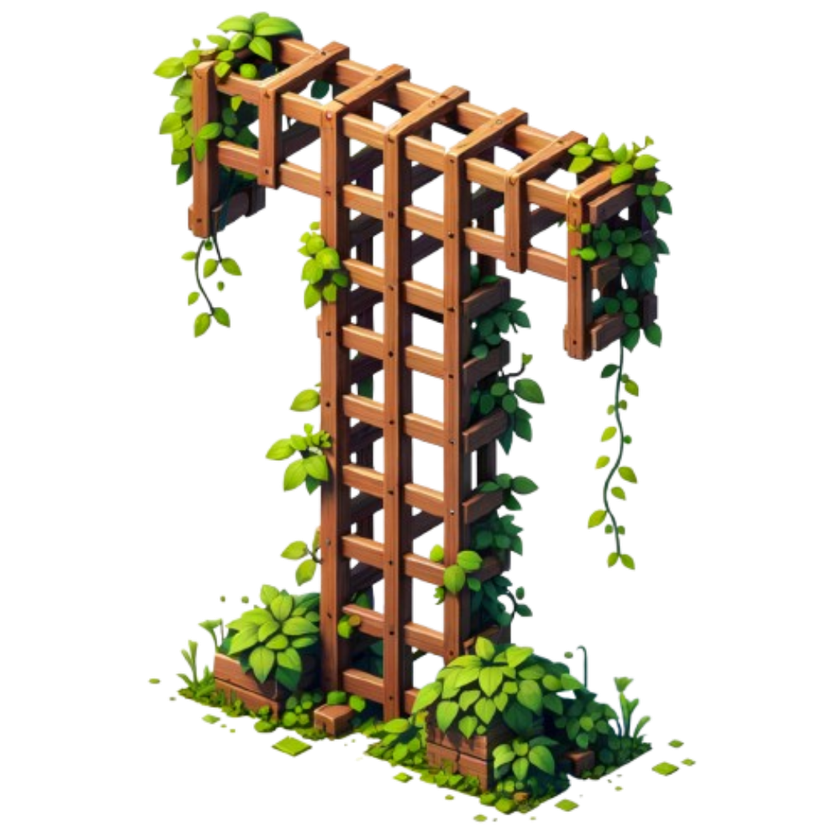
#> input picture TRELLIS/assets/example_image/T.png, 840 x 840 px, shrunk from 1048 x 1048 before the run
$ python -i soft_input.py   (imports and definitions only)
#> lines starting #> are read from the running program, lines starting #| are printed output that depends on the picture
#> further down, picture is the input picture: PIL image 840x840 RGBA; mean R, G, B, A 39.5, 35.4, 20, 76.9
"""Soft-norm input preprocess for mid-prop holes gate (G1d).

Lifts dark grooves / deep shadows toward local neighborhood color so TRELLIS.2
does not read plank slits as see-through holes. Large intentional openings
(lattice cells) are mostly unchanged — soft targets thin dark lines.

Product: job_input soft_input=true (+ soft_input_strength, default 0.75).
"""

from __future__ import annotations

from typing import Union

import numpy as np
from PIL import Image, ImageFilter

ImageLike = Union[Image.Image, np.ndarray]

DEFAULT_SOFT_STRENGTH = 0.75


def soften(
    im: ImageLike,
    *,
    strength: float = DEFAULT_SOFT_STRENGTH,
    blur_radius: float = 2.5,
    mask_blur: float = 1.2,
    dark_scale: float = 40.0,
) -> Image.Image:
    """Lift dark grooves toward local neighborhood color (wood-like fill)."""
#> called with strength = 0.75, blur_radius = 2.5, mask_blur = 1.2, dark_scale = 40
    if not isinstance(im, Image.Image):
        im = Image.fromarray(np.asarray(im))
    strength = float(np.clip(strength, 0.0, 1.0))
    if strength <= 0.0:
        return im.convert("RGB")

    rgb = np.asarray(im.convert("RGB"), dtype=np.float32)
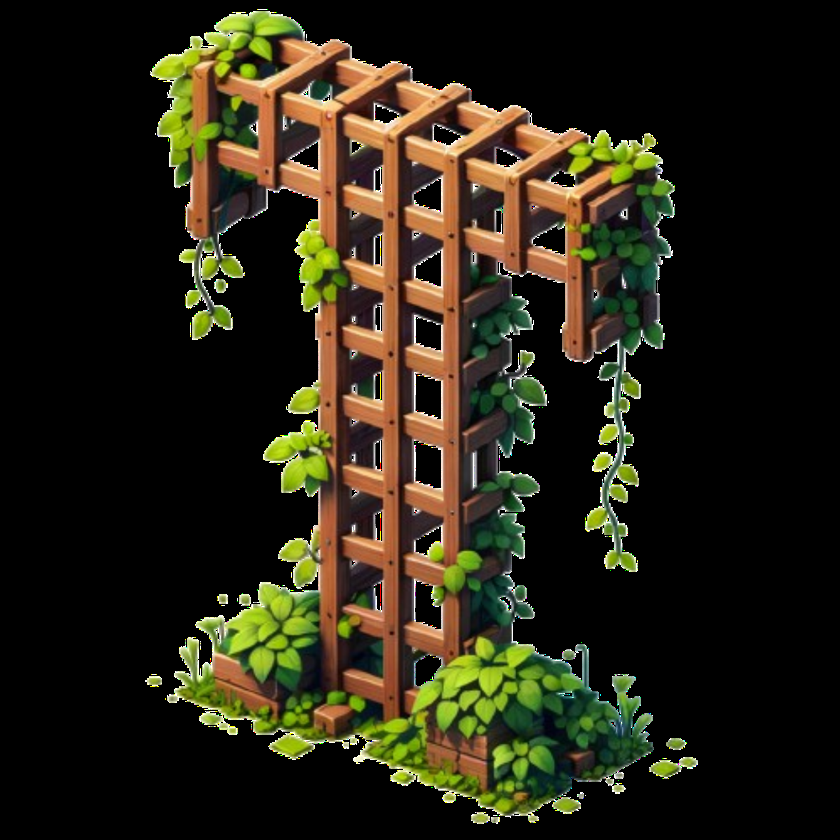
#> rgb: shape (840, 840, 3) float32; mean R, G, B 39.6, 35.4, 20
    gray = rgb.mean(axis=2)
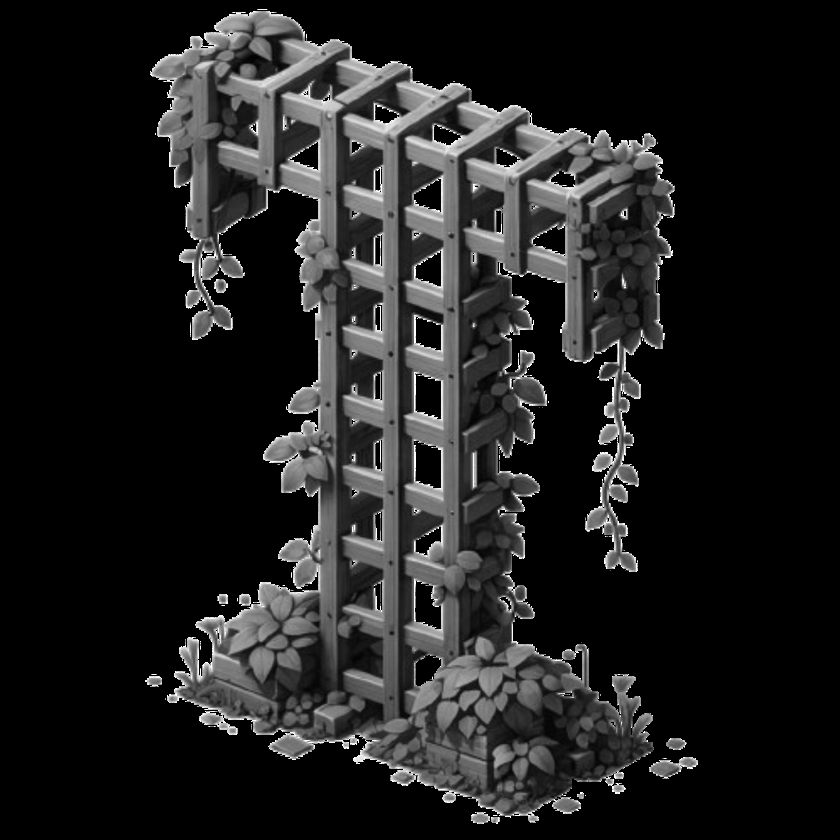
#> gray: shape (840, 840) float32; min 0, max 255, mean 31.7
    blurred = np.asarray(
        Image.fromarray(gray.astype(np.uint8)).filter(
            ImageFilter.GaussianBlur(radius=blur_radius)
        ),
        dtype=np.float32,
    )
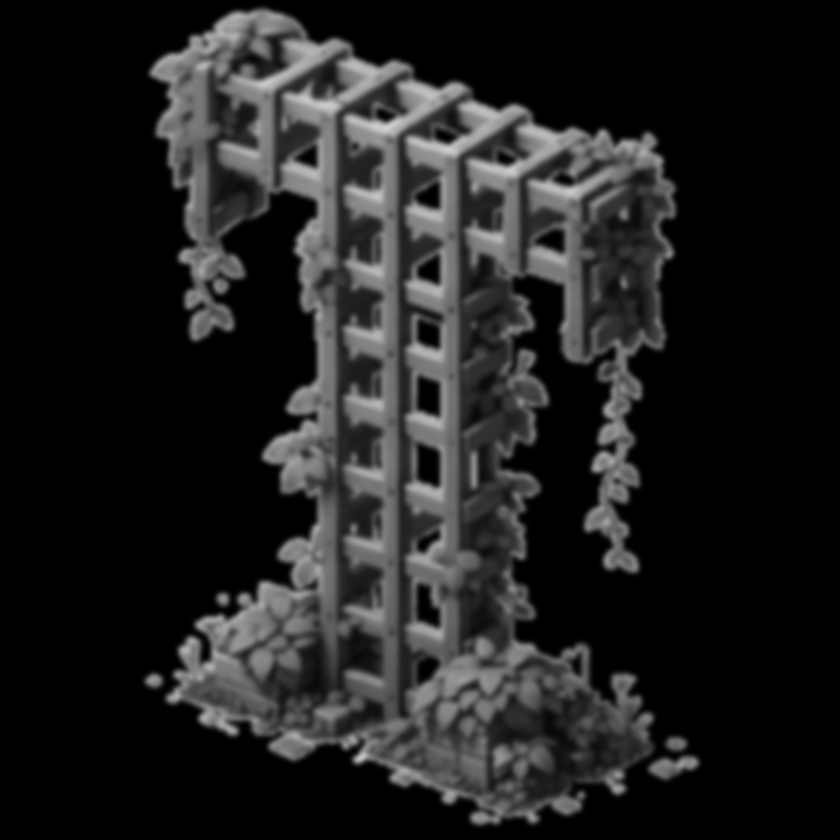
#> blurred: shape (840, 840) float32; min 0, max 210, mean 31.5
    dark = blurred - gray
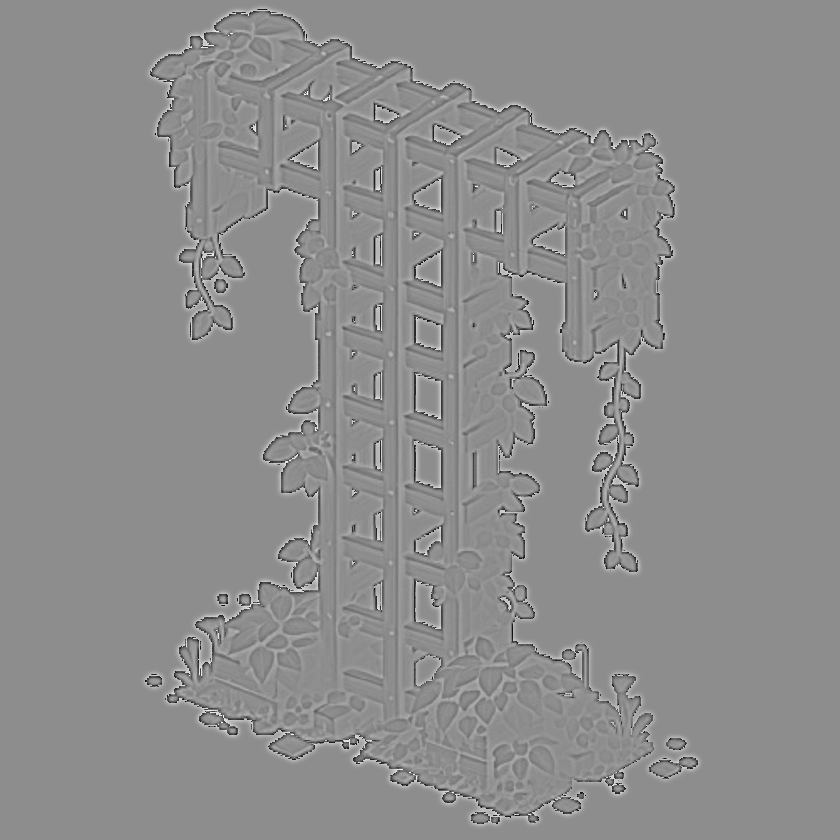
#> dark: shape (840, 840) float32; min -217, max 173, mean -0.1; drawn with min black and max white
    mask = np.clip(dark / float(dark_scale), 0.0, 1.0)
    mask_img = Image.fromarray((mask * 255).astype(np.uint8))
    mask = (
        np.asarray(
            mask_img.filter(ImageFilter.GaussianBlur(radius=mask_blur)),
            dtype=np.float32,
        )
        / 255.0
    )
    mask = mask[..., None] * strength
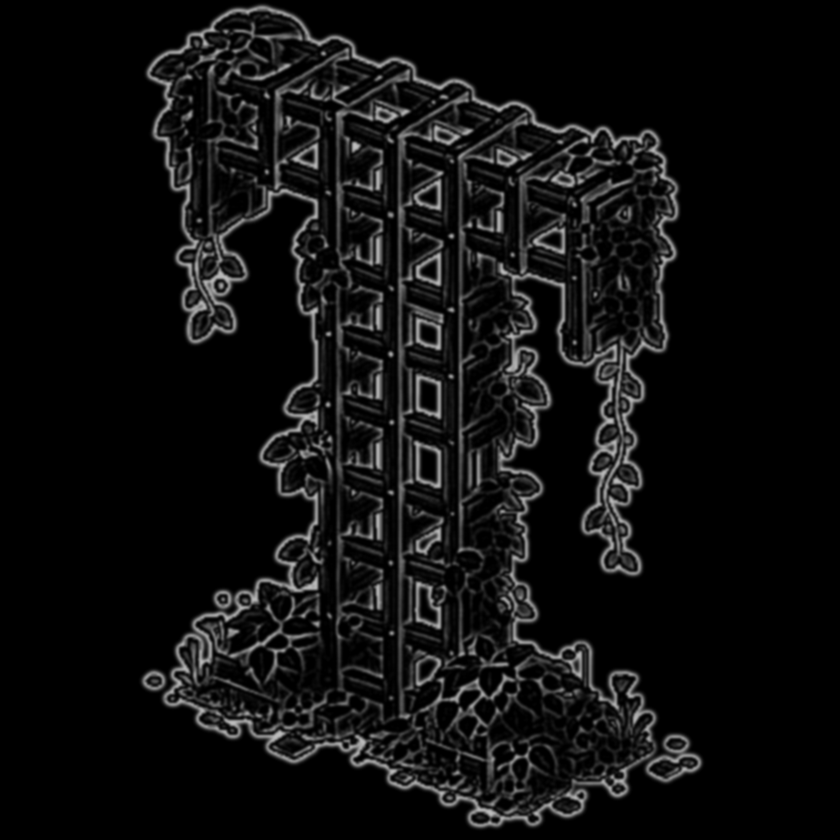
#> mask: shape (840, 840, 1) float32; min 0, max 0.75, mean 0.0612

    blur_rgb = np.stack(
        [
            np.asarray(
                Image.fromarray(rgb[:, :, c].astype(np.uint8)).filter(
                    ImageFilter.GaussianBlur(radius=blur_radius)
                ),
                dtype=np.float32,
            )
            for c in range(3)
        ],
        axis=2,
    )
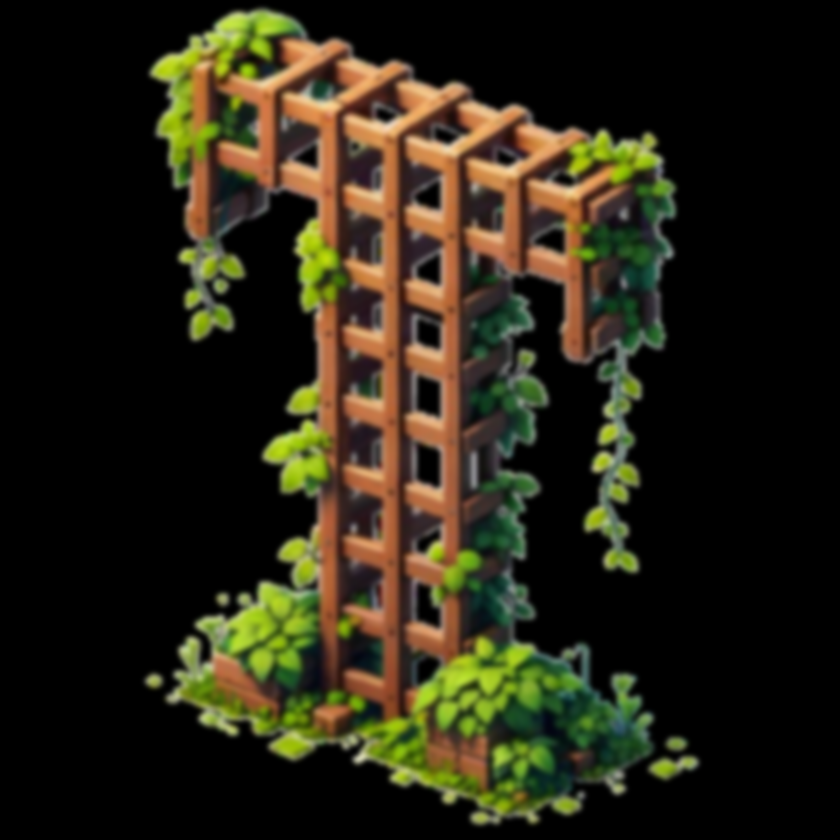
#> blur_rgb: shape (840, 840, 3) float32; mean R, G, B 39.5, 35.4, 20
    out = rgb * (1.0 - mask) + blur_rgb * mask
    return Image.fromarray(np.clip(out, 0, 255).astype(np.uint8))


def soften_images(
    images: list,
    *,
    strength: float = DEFAULT_SOFT_STRENGTH,
) -> list:
    """Apply soften to a list of PIL images; returns new list."""
    return [soften(img, strength=strength) for img in images]

>>> from PIL import Image
>>> picture = Image.open('../TRELLIS/assets/example_image/T.png')
>>> result = soften(picture)

$ run again, on TRELLIS/assets/example_image/typical_building_building.png
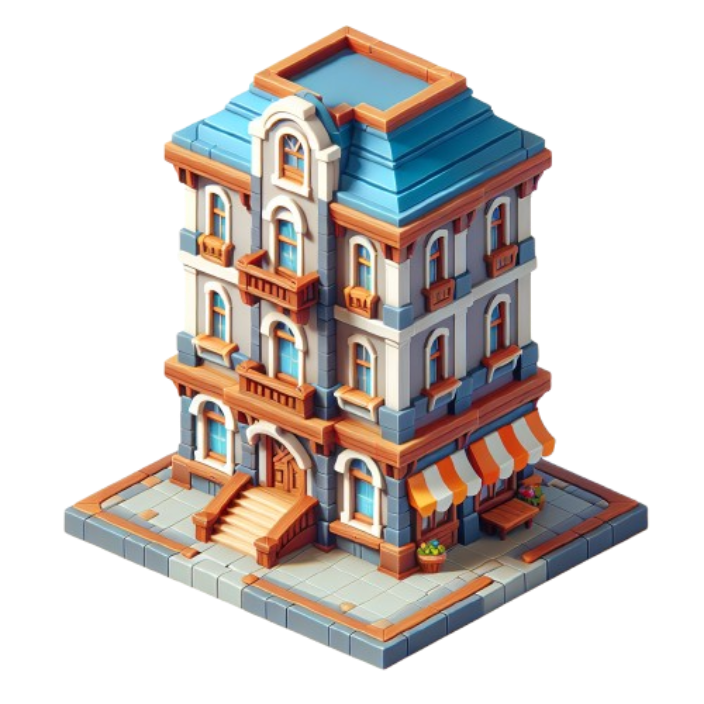
#> input picture TRELLIS/assets/example_image/typical_building_building.png, 704 x 704 px
#> picture is the input picture: PIL image 704x704 RGBA; mean R, G, B, A 65.5, 58.7, 55.4, 110.9
#> in soften, `dark = blurred - gray`:
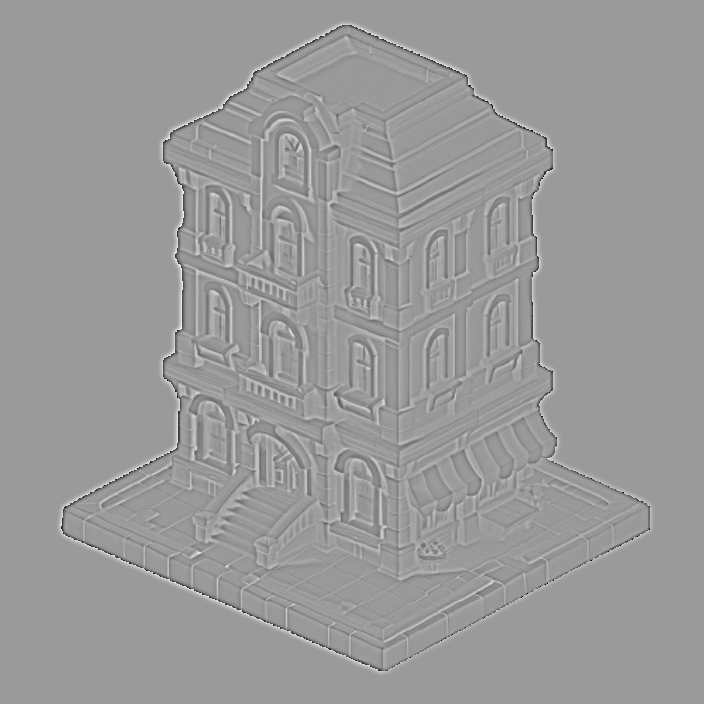
#> dark: shape (704, 704) float32; min -215, max 141, mean -0.1; drawn with min black and max white
#> in soften, `blur_rgb = np.stack( [ np.asarray( Image.fromarray(rgb[:, :, c].astype..`:
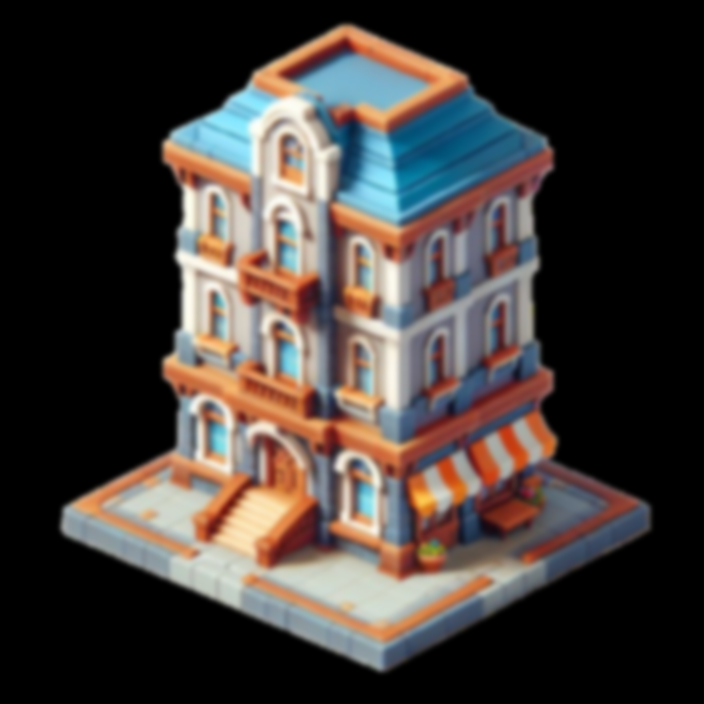
#> blur_rgb: shape (704, 704, 3) float32; mean R, G, B 65.5, 58.7, 55.4

$ run again, on TRELLIS/assets/example_image/typical_building_castle.png
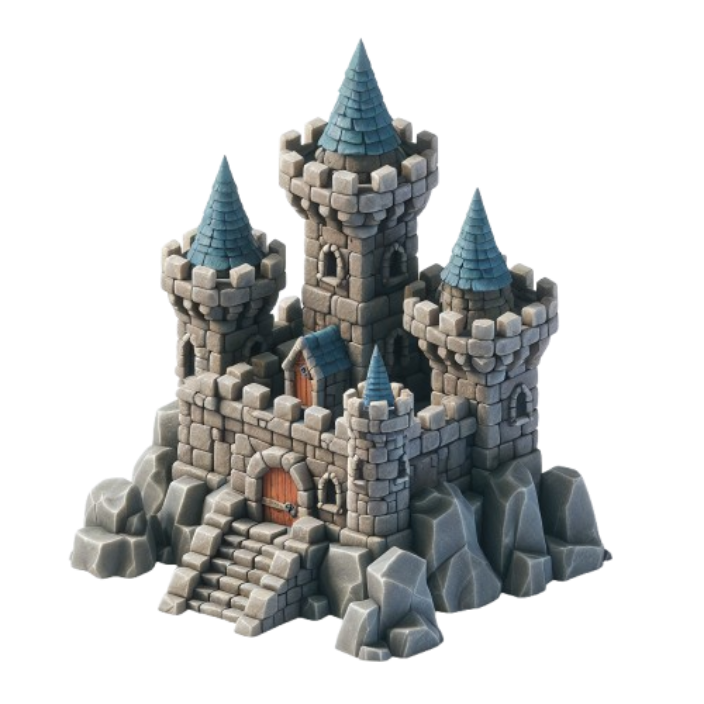
#> input picture TRELLIS/assets/example_image/typical_building_castle.png, 704 x 704 px
#> picture is the input picture: PIL image 704x704 RGBA; mean R, G, B, A 40.2, 41.3, 40.8, 92.7
#> in soften, `dark = blurred - gray`:
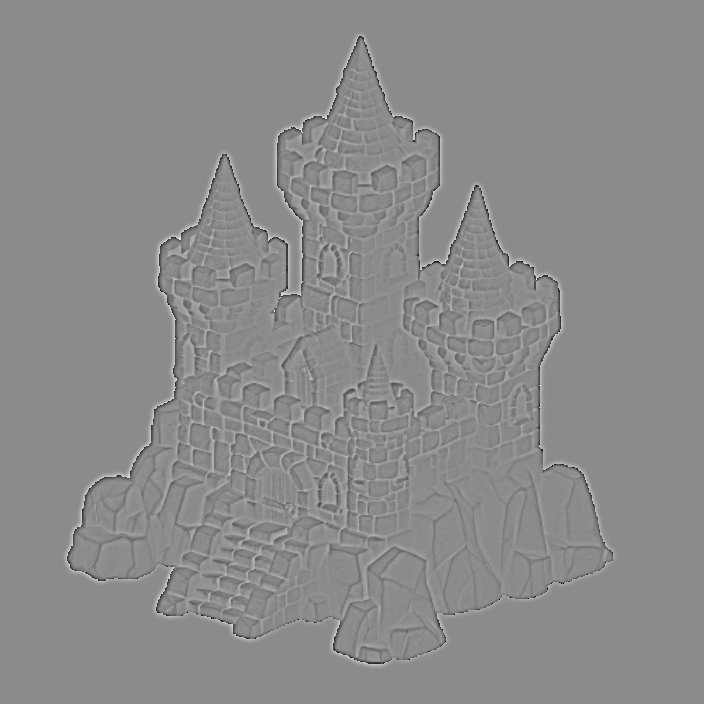
#> dark: shape (704, 704) float32; min -222, max 185, mean -0.1; drawn with min black and max white
#> in soften, `blur_rgb = np.stack( [ np.asarray( Image.fromarray(rgb[:, :, c].astype..`:
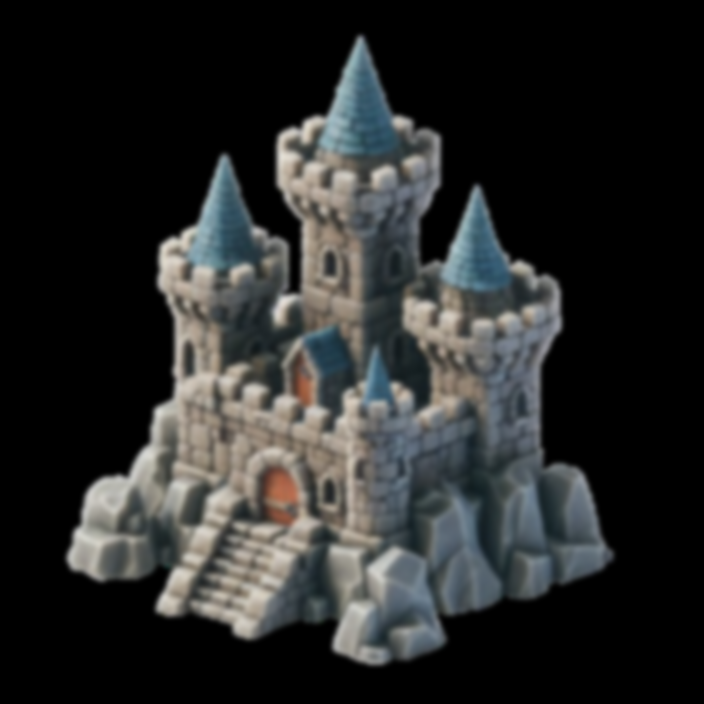
#> blur_rgb: shape (704, 704, 3) float32; mean R, G, B 40.1, 41.3, 40.8

$ run again, on TRELLIS/assets/example_image/typical_building_colorful_cottage.png
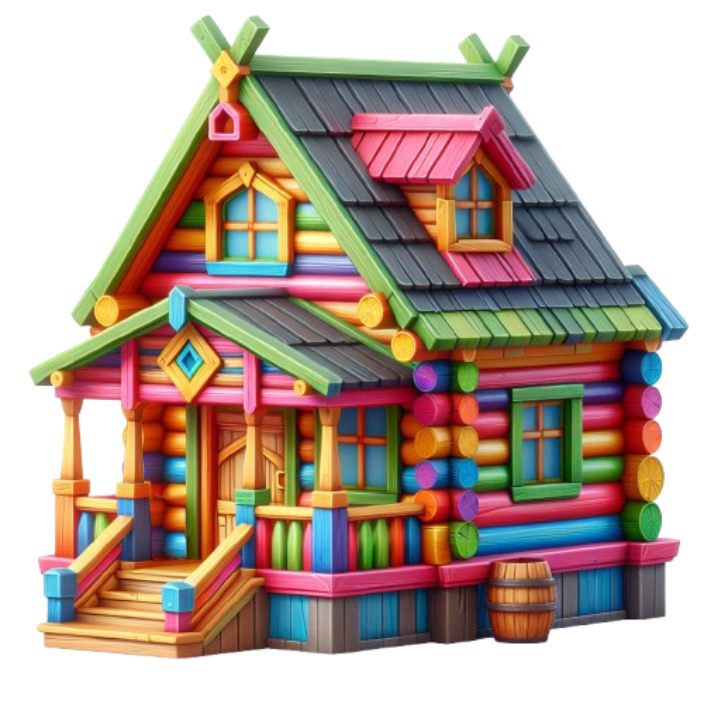
#> input picture TRELLIS/assets/example_image/typical_building_colorful_cottage.png, 704 x 704 px
#> picture is the input picture: PIL image 704x704 RGBA; mean R, G, B, A 88.2, 69.4, 57.9, 160
#> in soften, `mask = mask[..., None] * strength`:
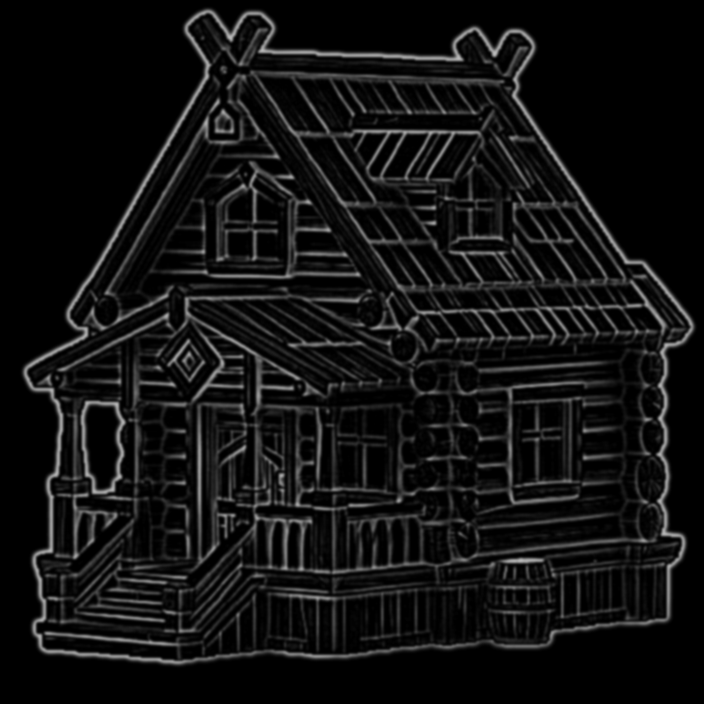
#> mask: shape (704, 704, 1) float32; min 0, max 0.729, mean 0.0714
#> in soften, `blur_rgb = np.stack( [ np.asarray( Image.fromarray(rgb[:, :, c].astype..`:
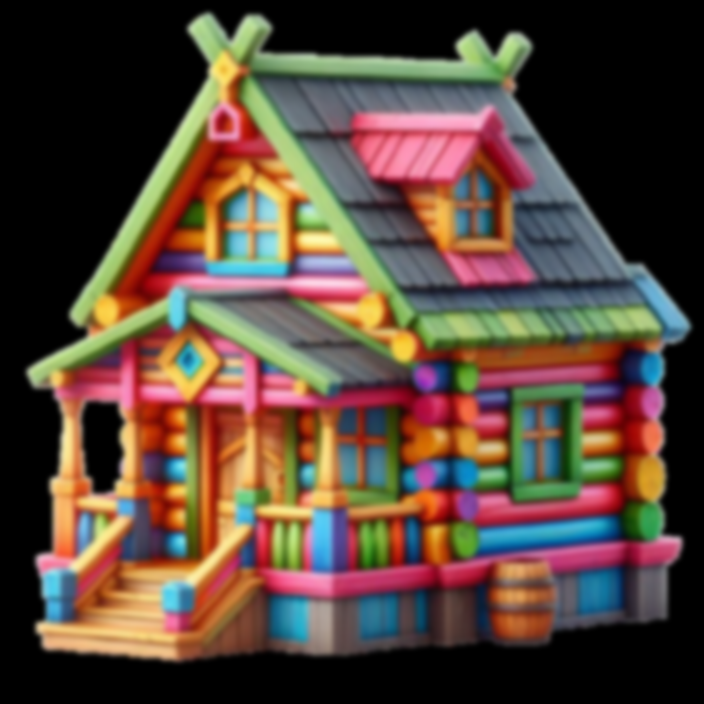
#> blur_rgb: shape (704, 704, 3) float32; mean R, G, B 88.2, 69.4, 57.9
